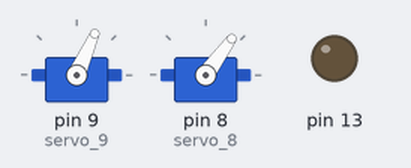
The sketch below on a simulated Arduino Uno, built with avr-gcc and run on an emulated ATmega328P. On the bench: 2 × servo, output pins drawn as LEDs (lit = HIGH).

Above: at 36.1 s.
Timing chart, 0 to 40.0 s (numbered marks = the images above):
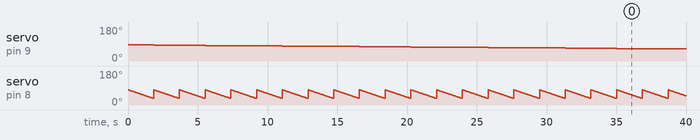

Measured:
- by itself, servo on pin 9 (servo_9): moves from 85° to 64° over 36.9 s
- by itself, servo on pin 8 (servo_8): ramps from 80° to 35° and jumps back, once every 1.8 s

The sketch:

send.ino
```cpp
#include <Servo.h>


#include <Wire.h>


int pos;
int pot;

int r;

Servo servo_9;
Servo servo_8;


long duration;
int distance;


int trigPin = 3; //sends
int echoPin = 2;  //recieves

void setup() {

  servo_9.attach(9, 500, 2500);
  servo_8.attach(8, 500, 2500);

  pinMode(trigPin, OUTPUT);
  pinMode(echoPin, INPUT);
  pinMode(13, OUTPUT);
  Serial.begin(9600);

  Wire.begin(8);                // join i2c bus with address #8
  Wire.onRequest(requestEvent);
  for (pot = 85; pot >= 30; pot -= 1) {
  servo_9.write(pot);
   //Serial.print( "outer +" + pot);
  for (pos = 80; pos >= 35; pos -= 1) {
   // sensor();
    servo_8.write(pos);

    //Wire.write(pos);
    //requestEvent();
    delay(40);
  }
  }
}

void loop() {

 // delay(15);


// for (pot = 0; pot <= 90; pot += 1) {
//  servo_9.write(pot);
//  for (pos = 90; pos >= 0; pos -= 1) {
//    //sensor();
//    servo_8.write(pos);
//     //Wire.write(pos);
//
//    //requestEvent();
//    delay(15);
//  }
// }

}

// function that executes whenever data is requested by master
// this function is registered as an event, see setup()
void requestEvent() {
 if (pos > 35) {
     Wire.write(10);
  } else if  (pos == 35) {
      Wire.write(01);
  }

  // respond with message of 6 bytes
  // as expected by master
}
```
